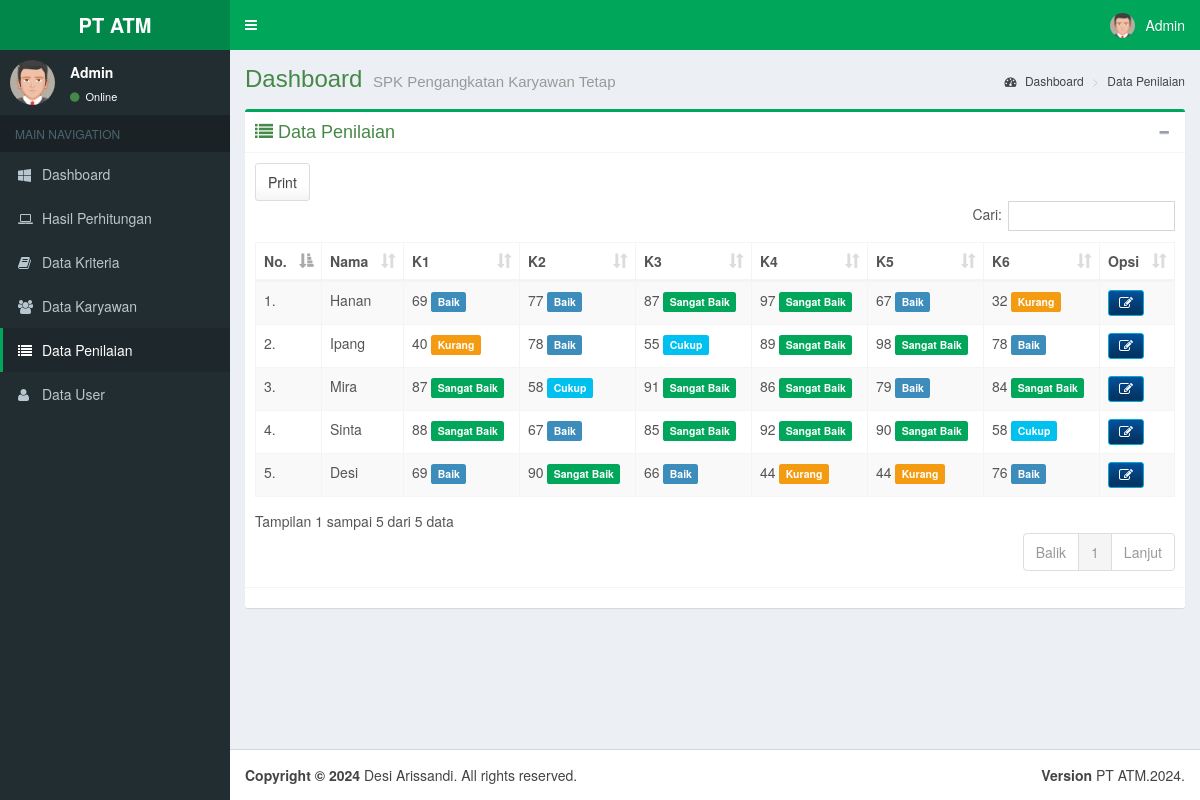
/penilaian.php (signed in), run on the app's committed database.
### tables this page shows
CREATE TABLE IF NOT EXISTS `nilai` (
  `id_nilai` int(11) NOT NULL AUTO_INCREMENT,
  `id_karyawan` int(11) NOT NULL,
  `k1` int(11) NOT NULL,
  `k2` int(11) NOT NULL,
  `k3` int(11) NOT NULL,
  `k4` int(11) NOT NULL,
  `k5` int(11) NOT NULL,
  `k6` int(11) NOT NULL,
  PRIMARY KEY (`id_nilai`),
  UNIQUE KEY `id_karyawan` (`id_karyawan`)
);

CREATE TABLE IF NOT EXISTS `karyawan` (
  `id_karyawan` int(11) NOT NULL AUTO_INCREMENT,
  `nama` varchar(100) NOT NULL,
  `alamat` varchar(255) NOT NULL,
  `jenis_kelamin` varchar(10) NOT NULL,
  `jabatan` varchar(50) NOT NULL,
  PRIMARY KEY (`id_karyawan`)
);

### penilaian.php (the view, shortened to what this page needs)
<?php
	include 'dbconf.php';
?>
<!DOCTYPE html>
<html>
<head>
  <link rel="stylesheet" href="lte/bootstrap/css/bootstrap.min.css">
  <link rel="stylesheet" href="lte/dist/css/font-awesome.min.css">
  <link rel="stylesheet" href="lte/dist/css/ionicons.min.css">
  <link rel="stylesheet" type="text/css" href="assets/dataTables.bootstrap.min.css">
  <link rel="stylesheet" type="text/css" href="assets/buttons.bootstrap.min.css">
  <link rel="stylesheet" href="lte/dist/css/AdminLTE.min.css">
  <link rel="stylesheet" href="lte/dist/css/skins/_all-skins.min.css">
	<link rel="stylesheet" type="text/css" href="assets/jquery.fancybox.css?v=2.1.5" media="screen" />
	<link rel="stylesheet" type="text/css" href="assets/helpers/jquery.fancybox-buttons.css?v=1.0.5" />
	<link rel="stylesheet" type="text/css" href="assets/helpers/jquery.fancybox-thumbs.css?v=1.0.7" />
</head>
<body class="hold-transition fixed skin-green sidebar-mini">
<div class="wrapper">
  <header class="main-header">
    <a href="#" class="logo">
      <span class="logo-lg"><b><?php echo $_SESSION['judul'];?></b></span>
    </a>
    <nav class="navbar navbar-static-top">
      <a href="#" class="sidebar-toggle" data-toggle="offcanvas" role="button">
      </a>
      <div class="navbar-custom-menu">
        <ul class="nav navbar-nav">
          <li class="dropdown user user-menu">
            <a href="#" class="dropdown-toggle" data-toggle="dropdown">
              <img src="<?php echo $_SESSION['foto'];?>" class="user-image" alt="User Image">
              <span class="hidden-xs"><?php echo ucwords($_SESSION['user']);?></span>
            </a>
          </li>
        </ul>
      </div>
    </nav>
  </header>
  <aside class="main-sidebar">
    <section class="sidebar">
      <div class="user-panel">
        <div class="pull-left image">
          <img src="<?php echo $_SESSION['foto'];?>" class="img-circle" alt="User Image">
        </div>
        <div class="pull-left info">
          <p><?php echo ucwords($_SESSION['user']);?></p>
          <a href="#"><i class="fa fa-circle text-success"></i> Online</a>
        </div>
      </div>
      <ul class="sidebar-menu">
        <li class="header">MAIN NAVIGATION</li>
        <li>
          <a href="dashboard-ui.php">
            <i class="fa fa-windows"></i> <span>Dashboard</span>
          </a>
        </li>
		<li>
          <a href="hasil.php">
            <i class="fa fa-laptop"></i> <span>Hasil Perhitungan</span>
          </a>
        </li>
		<?php if($_SESSION['level']=='admin'){?>
		<li>
          <a href="kriteria.php">
            <i class="fa fa-book"></i> <span>Data Kriteria</span>
          </a>
        </li>
		<li>
          <a href="karyawan.php">
            <i class="fa fa-users"></i> <span>Data Karyawan</span>
          </a>
        </li>
		<li class="active">
          <a href="penilaian.php">
            <i class="fa fa-list"></i> <span>Data Penilaian</span>
          </a>
        </li>
		<li>
          <a href="user.php">
            <i class="fa fa-user"></i> <span>Data User</span>
          </a>
        </li>
		<?php } ?>
      </ul>
    </section>
  </aside>
  <div class="content-wrapper">
    <section class="content-header">
      <h1 class="text-success">
        Dashboard
        <small><?php echo $_SESSION['desc'];?></small>
      </h1>
      <ol class="breadcrumb">
        <li><a href="dashboard-ui.php"><i class="fa fa-dashboard"></i> Dashboard</a></li>
        <li><a href="penilaian.php">Data Penilaian</a></li>
      </ol>
    </section>
    <section class="content">
      <div class="box box-success">
        <div class="box-header with-border">
          <h3 class="box-title text-success"><i class="fa fa-list"> </i> Data Penilaian</h3>
          <div class="box-tools pull-right">
            <button type="button" class="btn btn-box-tool" data-widget="collapse" data-toggle="tooltip" title="Collapse">
			<i class="fa fa-minus"></i></button>
          </div>
        </div>
        <div class="box-body">
          <div class="row">
			<div class="col-lg-12 col-xs-12">
				<table id="example2" class="table table-responsive table-bordered table-striped table-hover">
                 <thead>
					<tr>
						<th>No.</th>
						<th>Nama</th>
						<th>K1</th>
						<th>K2</th>
						<th>K3</th>
						<th>K4</th>
						<th>K5</th>
						<th>K6</th>
						<th>Opsi</th>
					</tr>
				</thead>
				<tbody>
					<?php
						function ket($input){
							if($input>0&&$input<=44) return "<small class='label label-warning'>Kurang</small>";
							if($input>=45&&$input<=59) return "<small class='label label-info'>Cukup</small>";
							if($input>=60&&$input<=79) return "<small class='label label-primary'>Baik</small>";
							if($input>=80&&$input<=100) return "<small class='label label-success'>Sangat Baik</small>";
						}
						$result = $mysqli->query("select n.id_nilai, k.nama, n.k1, n.k2, n.k3, n.k4, n.k5, n.k6
												from nilai n, karyawan k
												where k.id_karyawan = n.id_karyawan");
						$i = 1;
							if($result->num_rows != 0){
								while ($row = $result->fetch_assoc()) {
									echo "<tr>";
									echo "<td>".$i.".</td>";
									echo "<td>".ucwords($row['nama'])."</td>";
									echo "<td>".$row['k1']." ".ket((int)$row['k1'])."</td>";
									echo "<td>".$row['k2']." ".ket((int)$row['k2'])."</td>";
									echo "<td>".$row['k3']." ".ket((int)$row['k3'])."</td>";
									echo "<td>".$row['k4']." ".ket((int)$row['k4'])."</td>";
									echo "<td>".$row['k5']." ".ket((int)$row['k5'])."</td>";
									echo "<td>".$row['k6']." ".ket((int)$row['k6'])."</td>";
									echo '<td><div class="btn-group">';
									echo  '<a href="edit-penilaian.php?id='.$row['id_nilai'].'" class="fa fa-edit btn btn-info btn-sm"></a>';?>
									<?php
									echo  '</div>
										  </td>';
									echo "</tr>";
									$i++;
								}
							}
					?>
				</tbody>
              </table>
			</div>
		  </div>
        </div>
        <div class="box-footer">
        </div>
      </div>
    </section>
  </div>
  <footer class="main-footer">
    <div class="pull-right hidden-xs">
      <b>Version</b> <?php echo $_SESSION['judul'].".".date('Y')."."?>
    </div>
    <strong>Copyright &copy; <?php echo date('Y');?></strong> <?php echo $_SESSION['creator']?>. All rights
    reserved.
  </footer>
</div>
</body>
</html>

### data on the page
nilai: id_karyawan.nama "Hanan", k1 "69", k2 "77", k3 "87", k4 "97", k5 "67", k6 "32", shows "Kurang"
nilai: id_karyawan.nama "Ipang", k1 "40", shows "Kurang", k2 "78", k3 "55", shows "Cukup", k4 "89", k5 "98", k6 "78"
nilai: id_karyawan.nama "Mira", k1 "87", k2 "58", shows "Cukup", k3 "91", k4 "86", k5 "79", k6 "84"
nilai: id_karyawan.nama "Sinta", k1 "88", k2 "67", k3 "85", k4 "92", k5 "90", k6 "58", shows "Cukup"
nilai: id_karyawan.nama "Desi", k1 "69", k2 "90", k3 "66", k4 "44", shows "Kurang Kurang", k5 "44", k6 "76"

### other printed values
$_SESSION['judul'] "PT ATM"
$_SESSION['user'] "Admin"
$_SESSION['desc'] "SPK Pengangkatan Karyawan Tetap"
$_SESSION['creator'] "Desi Arissandi"
